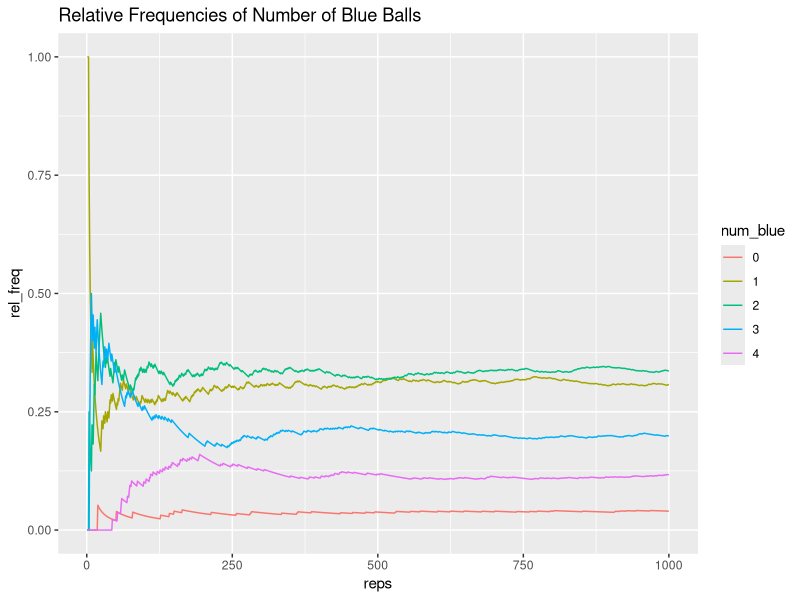

The R script that drew this image:
## ---- chunk 1
# boxes
box1 <- c("blue", "blue", "red")
box2 <- c(rep('blue', 2), rep('red', 3), "white")
if (runif(1, min = 0, max = 1) >= 0.5){
  sample(box1, size = 4, replace = TRUE)
}else{
  sample(box2, size = 4, replace = FALSE)
}
n <- 1000
drawn_balls <- matrix(data = NA, nrow = n, ncol = 4)

for(i in 1:n){
  if (runif(1, min = 0, max = 1) >= 0.5){
    drawn_balls[i, ] <- sample(box1, size = 4, replace = TRUE)
  }else{
    drawn_balls[i, ] <- sample(box2, size = 4, replace = FALSE)
  }
}
# take a look at the first 5 rows
head(drawn_balls)

# compute the proportion of samples containing: 0, 1, 2, 3, or 4 blue balls.
count_blue <- c(rep(0, n))
for(i in 1:n){
  for(j in 1:4){
    if(drawn_balls[i, j] == "blue"){
      count_blue[i] <- count_blue[i] + 1
    }
  }
}

# obtain the following plot showing the relative frequencies 
# of number of blue balls over the series of repetitions.
freqs0 <- c(rep(0, n))
if(count_blue[1] == 0){
  freqs0[1] <- 1
}
for(i in 2:n){
  if(count_blue[i] == 0){
    freqs0[i] <- freqs0[i - 1] + 1
  }else{
    freqs0[i] <- freqs0[i - 1]
  }
}

freqs1 <- c(rep(0, n))
if(count_blue[1] == 1){
  freqs1[1] <- 1
}
for(i in 2:n){
  if(count_blue[i] == 1){
    freqs1[i] <- freqs1[i - 1] + 1
  }else{
    freqs1[i] <- freqs1[i - 1]
  }
}

freqs2 <- c(rep(0, n))
if(count_blue[1] == 2){
  freqs2[1] <- 1
}
for(i in 2:n){
  if(count_blue[i] == 2){
    freqs2[i] <- freqs2[i - 1] + 1
  }else{
    freqs2[i] <- freqs2[i - 1]
  }
}

freqs3 <- c(rep(0, n))
if(count_blue[1] == 3){
  freqs3[1] <- 1
}
for(i in 2:n){
  if(count_blue[i] == 3){
    freqs3[i] <- freqs3[i - 1] + 1
  }else{
    freqs3[i] <- freqs3[i - 1]
  }
}

freqs4 <- c(rep(0, n))
if(count_blue[1] == 4){
  freqs4[1] <- 1
}
for(i in 2:n){
  if(count_blue[i] == 4){
    freqs4[i] <- freqs4[i - 1] + 1
  }else{
    freqs4[i] <- freqs4[i - 1]
  }
}

# creating a dataframe
freq <- c(freqs0, freqs1, freqs2, freqs3, freqs4)
reps <- rep(1:n, 5)

blue_freq <- data.frame(
  reps,
  num_blue = c(rep(0, n), rep(1, n), rep(2, n), rep(3, n), rep(4, n)),
  freq,
  rel_freq = freq/reps
)
blue_freq$num_blue <- as.factor(blue_freq$num_blue)

# use the dataframe to create the plot
library(ggplot2)
ggplot(data = blue_freq, aes(x = reps, y = rel_freq, group = num_blue)) +
  geom_path(aes(color = num_blue)) +
  ggtitle("Relative Frequencies of Number of Blue Balls")











